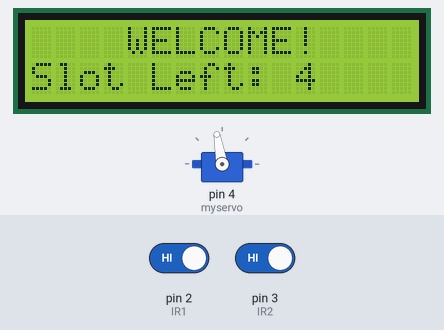
Simulated run of this sketch. Board: Arduino Uno, built with avr-gcc and run on an emulated ATmega328P. Parts: 16×2 character LCD, servo. The inputs (shaded band) are chosen by the test bench; at power-on: pin 2 (IR1) HIGH, pin 3 (IR2) HIGH.

Above: at 3.2 s.
3.3 s: pin 2 (IR1) driven LOW
At 4.1 s:
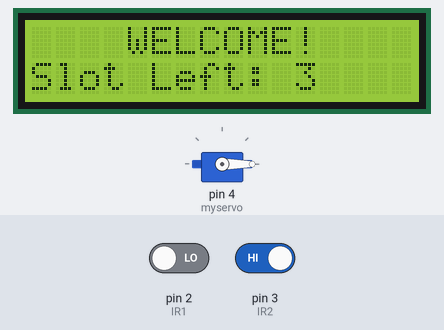
4.8 s: pin 3 (IR2) driven LOW
At 7.6 s:
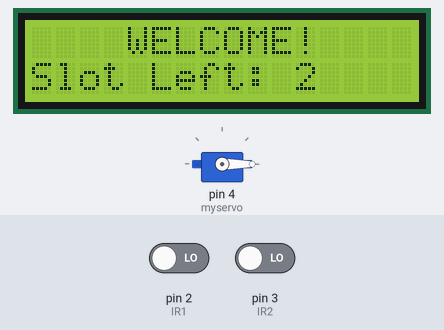
7.8 s: pin 2 (IR1) driven HIGH
At 8.3 s:
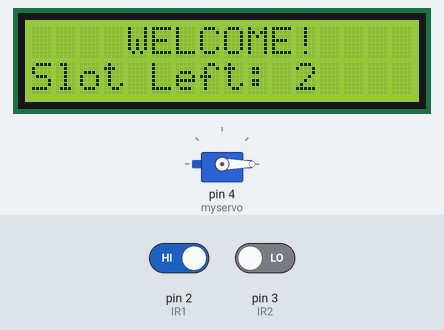
Timing chart, 0 to 10.8 s (numbered marks = the images above; inputs shaded):
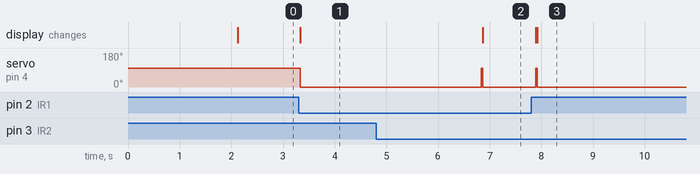

Measured:
- after the input at 3.3 s, servo on pin 4 (myservo): 100° → 0° at once; the display: changes at once (image 1)
- after the input at 4.8 s, servo on pin 4 (myservo): 0° → 100° after 2.0 s, → 0° 0.03 s later; the display: changes after 2.1 s (image 2)
- after the input at 7.8 s, servo on pin 4 (myservo): goes on until 7.9 s, then stays 0°

The sketch:

smart_parking.ino
```cpp
#include <Wire.h>

#include <LiquidCrystal_I2C.h>

LiquidCrystal_I2C lcd(0x27,16,2);

#include <Servo.h>


Servo myservo;


int IR1 = 2;

int IR2 = 3;


int Slot = 4;           //Total number of parking Slots


int flag1 = 0;

int flag2 = 0;


void setup() {

  Serial.begin(9600);

    lcd.init(); //initialize the lcd

    lcd.backlight(); //open the backlight


pinMode(IR1, INPUT);

pinMode(IR2, INPUT);


myservo.attach(4);

myservo.write(100);


lcd.setCursor (0,0);

lcd.print("     ARDUINO    ");

lcd.setCursor (0,1);

lcd.print(" PARKING SYSTEM ");

delay (2000);

lcd.clear();

}


void loop(){


if(digitalRead (IR1) == LOW && flag1==0){

if(Slot>0){flag1=1;

if(flag2==0){myservo.write(0); Slot = Slot-1;}

}else{

lcd.setCursor (0,0);

lcd.print("    SORRY :(    ");

lcd.setCursor (0,1);

lcd.print("  Parking Full  ");

delay (3000);

lcd.clear();

}

}


if(digitalRead (IR2) == LOW && flag2==0){flag2=1;

if(flag1==0){myservo.write(0); Slot = Slot+1;}

}


if(flag1==1 && flag2==1){

delay (1000);

myservo.write(100);

flag1=0, flag2=0;

}


lcd.setCursor (0,0);

lcd.print("    WELCOME!    ");

lcd.setCursor (0,1);

lcd.print("Slot Left: ");

lcd.print(Slot);

}
```
